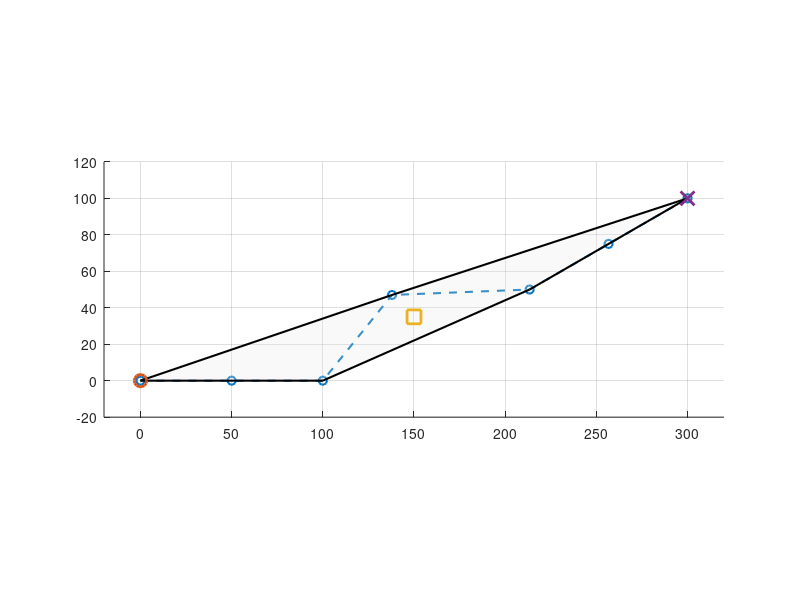

Here is the MATLAB script that generated this plot: (Note: this script raises an error after producing the figure.)
 clear;
clc;
close all;

%% ============================================================
% EXERCISE 2.3
%
% UAV trajectory generation using a Bezier parameterization
%
% Flat output:
%
%       z = [x ; y]
%
% Degree 6 Bezier curve
% + exact waypoint
% + velocity
% + acceleration
% ============================================================


%% ============================================================
% SYSTEM PARAMETERS
% ============================================================

param.g = 9.8;
param.h = 0.05;
param.dblAlt = 150;


%% ============================================================
% INITIAL AND FINAL CONDITIONS
%
% xi = [x ; y ; Psi]
% u  = [Va ; Phi]
% ============================================================

xi = [ ...
    0;
    0;
    0
];

ui = [ ...
    20;
    0
];

xf = [ ...
    300;
    100;
    pi/6
];

uf = [ ...
    20;
    0
];

T = 15;


%% ============================================================
% WAYPOINT
%
% The trajectory must pass exactly through:
%
%       z(tw) = wp
%
% ============================================================

tw = T/2;

wp = [ ...
    150;
    35
];


%% ============================================================
% BEZIER DEGREE
% ============================================================

n = 6;


%% ============================================================
% INITIAL AND FINAL FLAT OUTPUT
% ============================================================

zi = [ ...
    xi(1);
    xi(2)
];

zf = [ ...
    xf(1);
    xf(2)
];


%% ============================================================
% INITIAL AND FINAL VELOCITY
%
% zd =
%
% [ Va*cos(Psi) ]
% [ Va*sin(Psi) ]
% ============================================================

vi = [ ...
    ui(1)*cos(xi(3));
    ui(1)*sin(xi(3))
];

vf = [ ...
    uf(1)*cos(xf(3));
    uf(1)*sin(xf(3))
];


%% ============================================================
% INITIAL AND FINAL ACCELERATION
%
% Assuming dVa/dt = 0 at the boundaries:
%
% zdd1 = -g*sin(Psi)*tan(Phi)
% zdd2 =  g*cos(Psi)*tan(Phi)
% ============================================================

ai = [ ...
    -param.g*sin(xi(3))*tan(ui(2));
     param.g*cos(xi(3))*tan(ui(2))
];

af = [ ...
    -param.g*sin(xf(3))*tan(uf(2));
     param.g*cos(xf(3))*tan(uf(2))
];


%% ============================================================
% CONTROL POINTS FROM INITIAL CONDITIONS
% ============================================================

P0 = zi;

P1 = P0 + (T/n)*vi;

P2 = (T^2/(n*(n-1)))*ai ...
     + 2*P1 ...
     - P0;


%% ============================================================
% CONTROL POINTS FROM FINAL CONDITIONS
% ============================================================

P6 = zf;

P5 = P6 - (T/n)*vf;

P4 = (T^2/(n*(n-1)))*af ...
     - P6 ...
     + 2*P5;


%% ============================================================
% BERNSTEIN BASIS
%
% B_i,n(tau) =
%
% nchoosek(n,i)*(1-tau)^(n-i)*tau^i
%
% tau belongs to [0,1]
% ============================================================

B = @(i,n,tau) ...
    nchoosek(n,i) .* ...
    (1-tau).^(n-i) .* ...
    tau.^i;


%% ============================================================
% COMPUTE P3 USING THE EXACT WAYPOINT
%
% waypoint condition:
%
% wp = sum(Pi * B_i,6(tau_w))
%
% Only P3 is unknown.
% ============================================================

tau_w = tw/T;

B0w = B(0,n,tau_w);
B1w = B(1,n,tau_w);
B2w = B(2,n,tau_w);
B3w = B(3,n,tau_w);
B4w = B(4,n,tau_w);
B5w = B(5,n,tau_w);
B6w = B(6,n,tau_w);


P3 = ( ...
      wp ...
    - P0*B0w ...
    - P1*B1w ...
    - P2*B2w ...
    - P4*B4w ...
    - P5*B5w ...
    - P6*B6w ...
    ) / B3w;


%% ============================================================
% CONTROL POINT MATRIX
%
% Each column is one control point:
%
% P = [P0 P1 P2 P3 P4 P5 P6]
%
% Dimension: 2 x 7
% ============================================================

P = [ ...
    P0 P1 P2 P3 P4 P5 P6 ...
];

disp('Control points:')
disp(P)

disp('Size of P:')
disp(size(P))


%% ============================================================
% BEZIER CURVE z(t)
% ============================================================

z = @(t) ...
      P(:,1)*B(0,6,t/T) ...
    + P(:,2)*B(1,6,t/T) ...
    + P(:,3)*B(2,6,t/T) ...
    + P(:,4)*B(3,6,t/T) ...
    + P(:,5)*B(4,6,t/T) ...
    + P(:,6)*B(5,6,t/T) ...
    + P(:,7)*B(6,6,t/T);


%% ============================================================
% FIRST DERIVATIVE
%
% zd(t) =
%
% n/T *
% sum((P_i+1 - P_i) B_i,n-1)
%
% Here:
%
% n = 6
% ============================================================

zd = @(t) (6/T) * ( ...
    (P(:,2)-P(:,1))*B(0,5,t/T) ...
    + (P(:,3)-P(:,2))*B(1,5,t/T) ...
    + (P(:,4)-P(:,3))*B(2,5,t/T) ...
    + (P(:,5)-P(:,4))*B(3,5,t/T) ...
    + (P(:,6)-P(:,5))*B(4,5,t/T) ...
    + (P(:,7)-P(:,6))*B(5,5,t/T) ...
    );


%% ============================================================
% SECOND DERIVATIVE
%
% zdd(t) =
%
% n(n-1)/T^2 *
%
% sum(
% P_i+2 - 2*P_i+1 + P_i
% )
%
% n(n-1) = 6*5 = 30
% ============================================================

zdd = @(t) (30/T^2) * ( ...
    (P(:,3)-2*P(:,2)+P(:,1))*B(0,4,t/T) ...
    + (P(:,4)-2*P(:,3)+P(:,2))*B(1,4,t/T) ...
    + (P(:,5)-2*P(:,4)+P(:,3))*B(2,4,t/T) ...
    + (P(:,6)-2*P(:,5)+P(:,4))*B(3,4,t/T) ...
    + (P(:,7)-2*P(:,6)+P(:,5))*B(4,4,t/T) ...
    );


%% ============================================================
% TIME VECTOR
% ============================================================

tt = 0:param.h:T;


%% ============================================================
% EVALUATE z, zd AND zdd
% ============================================================

Z   = z(tt);
ZD  = zd(tt);
ZDD = zdd(tt);


%% ============================================================
% STATE RECONSTRUCTION
%
% Psi = atan2(zd2,zd1)
% ============================================================

Psi = atan2( ...
    ZD(2,:), ...
    ZD(1,:) ...
);

xi_ref = [ ...
    Z(1,:);
    Z(2,:);
    Psi
];


%% ============================================================
% AIRSPEED
% ============================================================

Va = sqrt( ...
    ZD(1,:).^2 ...
    + ZD(2,:).^2 ...
);


%% ============================================================
% BANK ANGLE
% ============================================================

Phi = atan2( ...
    ZDD(2,:).*ZD(1,:) ...
    - ZD(2,:).*ZDD(1,:), ...
    param.g .* Va ...
);


%% ============================================================
% INPUT REFERENCE
%
% u = [Va ; Phi]
% ============================================================

u_ref = [ ...
    Va;
    Phi
];


%% ============================================================
% AIRSPEED ACCELERATION
% ============================================================

Va_dot = ( ...
    ZD(1,:).*ZDD(1,:) ...
    + ZD(2,:).*ZDD(2,:) ...
    ) ./ Va;


%% ============================================================
% TOTAL PLANAR ACCELERATION
%
% ||a|| =
%
% sqrt(zdd1^2 + zdd2^2)
% ============================================================

A_total = sqrt( ...
    ZDD(1,:).^2 ...
    + ZDD(2,:).^2 ...
);


%% ============================================================
% CHECK INITIAL CONDITIONS
% ============================================================

disp('========================================')
disp('Initial position')
disp(z(0))
disp('Expected')
disp(zi)

disp('Initial velocity')
disp(zd(0))
disp('Expected')
disp(vi)

disp('Initial acceleration')
disp(zdd(0))
disp('Expected')
disp(ai)


%% ============================================================
% CHECK FINAL CONDITIONS
% ============================================================

disp('========================================')
disp('Final position')
disp(z(T))
disp('Expected')
disp(zf)

disp('Final velocity')
disp(zd(T))
disp('Expected')
disp(vf)

disp('Final acceleration')
disp(zdd(T))
disp('Expected')
disp(af)


%% ============================================================
% CHECK WAYPOINT
% ============================================================

Zwp = z(tw);

disp('========================================')
disp('Required waypoint:')
disp(wp)

disp('Obtained waypoint:')
disp(Zwp)

disp('Waypoint error:')
disp(norm(Zwp-wp))


%% ============================================================
% ANIMATION - BEZIER TRAJECTORY
% ============================================================

figure;
clf;

hold on;
grid on;
axis equal;

%% Limites fixos do gráfico
margin = 20;

x_all = [Z(1,:), P(1,:), zi(1), wp(1), zf(1)];
y_all = [Z(2,:), P(2,:), zi(2), wp(2), zf(2)];

xlim([min(x_all)-margin, max(x_all)+margin]);
ylim([min(y_all)-margin, max(y_all)+margin]);

%% ============================================================
% CONTROL POLYGON
% ============================================================

plot( ...
    P(1,:), ...
    P(2,:), ...
    '--o', ...
    'LineWidth',1.5, ...
    'DisplayName','Control polygon' ...
);


%% Convex hull
K = convhull(P(1,:), P(2,:));

fill( ...
    P(1,K), ...
    P(2,K), ...
    [0.9 0.9 0.9], ...
    'FaceAlpha',0.25, ...
    'EdgeColor','k', ...
    'LineWidth',1.5, ...
    'DisplayName','Convex hull' ...
    );

%% ============================================================
% INITIAL POINT
% ============================================================

plot( ...
    zi(1), zi(2), ...
    'o', ...
    'MarkerSize',9, ...
    'LineWidth',2, ...
    'DisplayName','Initial point' ...
);

%% ============================================================
% WAYPOINT
% ============================================================

plot( ...
    wp(1), wp(2), ...
    's', ...
    'MarkerSize',10, ...
    'LineWidth',2, ...
    'DisplayName','Waypoint' ...
);

%% ============================================================
% FINAL POINT
% ============================================================

plot( ...
    zf(1), zf(2), ...
    'x', ...
    'MarkerSize',10, ...
    'LineWidth',2, ...
    'DisplayName','Final point' ...
);

%% ============================================================
% ANIMATED BEZIER TRAJECTORY
% ============================================================

hTrail = animatedline( ...
    'LineWidth',2, ...
    'DisplayName','Bezier trajectory' ...
);

%% UAV MARKER
hUAV = plot( ...
    Z(1,1), ...
    Z(2,1), ...
    'o', ...
    'MarkerSize',12, ...
    'MarkerFaceColor','auto', ...
    'LineWidth',2, ...
    'DisplayName','UAV' ...
);

xlabel('x [m]');
ylabel('y [m]');

title('UAV Bezier trajectory with exact waypoint');

legend('Location','best');

%% ============================================================
% ANIMATION LOOP
% ============================================================

for k = 1:size(Z,2)

    % Add current point to trajectory
    addpoints( ...
        hTrail, ...
        Z(1,k), ...
        Z(2,k) ...
    );

    % Move UAV
    set( ...
        hUAV, ...
        'XData', Z(1,k), ...
        'YData', Z(2,k) ...
    );

    drawnow;

    pause(0.03);

end
%% ============================================================
% PLOT AIRSPEED
% ============================================================

figure;

plot( ...
    tt,Va, ...
    'LineWidth',2 ...
);

grid on;

xlabel('Time [s]');
ylabel('V_a [m/s]');

title('Airspeed');


%% ============================================================
% PLOT HEADING
% ============================================================

figure;

plot( ...
    tt,Psi, ...
    'LineWidth',2 ...
);

grid on;

xlabel('Time [s]');
ylabel('\Psi [rad]');

title('Heading angle');


%% ============================================================
% PLOT BANK ANGLE
% ============================================================

figure;

plot( ...
    tt,Phi, ...
    'LineWidth',2 ...
);

hold on;

yline(0.43,'--');
yline(-0.43,'--');

grid on;

xlabel('Time [s]');
ylabel('\Phi [rad]');

title('Bank angle');

legend( ...
    '\Phi(t)', ...
    '+0.43 rad', ...
    '-0.43 rad' ...
);


%% ============================================================
% PLOT AIRSPEED ACCELERATION
%
% This represents dVa/dt
% ============================================================

figure;

plot( ...
    tt,Va_dot, ...
    'LineWidth',2 ...
);

hold on;

yline(0.2,'--');
yline(-0.2,'--');

grid on;

xlabel('Time [s]');
ylabel('dV_a/dt [m/s^2]');

title('Airspeed acceleration');

legend( ...
    'dV_a/dt', ...
    '+0.2 m/s^2', ...
    '-0.2 m/s^2' ...
);


%% ============================================================
% PLOT TOTAL PLANAR ACCELERATION
% ============================================================

figure;

plot( ...
    tt,A_total, ...
    'LineWidth',2 ...
);

grid on;

xlabel('Time [s]');
ylabel('||a|| [m/s^2]');

title('Total planar acceleration');


%% ============================================================
% NUMERICAL RESULTS
% ============================================================

fprintf('\n======================================\n');
fprintf('          BEZIER RESULTS\n');
fprintf('======================================\n');

fprintf( ...
    'Waypoint error = %.10e m\n', ...
    norm(Zwp-wp) ...
);


fprintf('\nAirspeed:\n');

fprintf( ...
    'Va min = %.4f m/s\n', ...
    min(Va) ...
);

fprintf( ...
    'Va max = %.4f m/s\n', ...
    max(Va) ...
);


fprintf('\nBank angle:\n');

fprintf( ...
    'Phi min = %.4f rad\n', ...
    min(Phi) ...
);

fprintf( ...
    'Phi max = %.4f rad\n', ...
    max(Phi) ...
);


fprintf('\nAirspeed acceleration:\n');

fprintf( ...
    'dVa/dt min = %.4f m/s^2\n', ...
    min(Va_dot) ...
);

fprintf( ...
    'dVa/dt max = %.4f m/s^2\n', ...
    max(Va_dot) ...
);


fprintf('\nTotal acceleration:\n');

fprintf( ...
    'max ||a|| = %.4f m/s^2\n', ...
    max(A_total) ...
);
